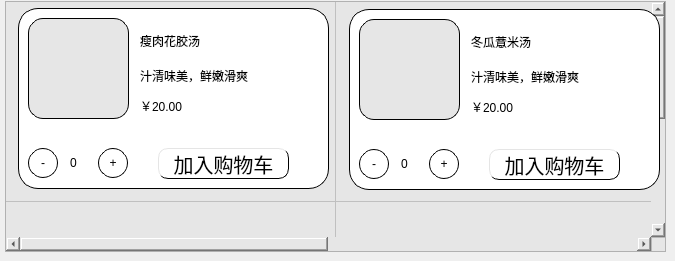
      <widget class="QWidget" name="page_8">
       <widget class="QTableWidget" name="tableWidget_5">
        <property name="geometry">
         <rect>
          <x>5</x>
          <y>1</y>
          <width>661</width>
          <height>251</height>
         </rect>
        </property>
        <property name="styleSheet">
         <string notr="true">background-color: rgb(230, 230, 230);</string>
        </property>
        <property name="showGrid">
         <bool>true</bool>
        </property>
        <attribute name="horizontalHeaderVisible">
         <bool>false</bool>
        </attribute>
        <attribute name="horizontalHeaderDefaultSectionSize">
         <number>330</number>
        </attribute>
        <attribute name="verticalHeaderVisible">
         <bool>false</bool>
        </attribute>
        <attribute name="verticalHeaderDefaultSectionSize">
         <number>200</number>
        </attribute>
        <row>
         <property name="text">
          <string>新建行</string>
         </property>
        </row>
        <row>
         <property name="text">
          <string>新建行</string>
         </property>
        </row>
        <column>
         <property name="text">
          <string>新建列</string>
         </property>
        </column>
        <column>
         <property name="text">
          <string>新建列</string>
         </property>
        </column>
       </widget>
       <widget class="QWidget" name="widget_soup1" native="true">
        <property name="geometry">
         <rect>
          <x>9</x>
          <y>-1</y>
          <width>321</width>
          <height>201</height>
         </rect>
        </property>
        <widget class="QWidget" name="widget_11" native="true">
         <property name="geometry">
          <rect>
           <x>9</x>
           <y>9</y>
           <width>311</width>
           <height>181</height>
          </rect>
         </property>
         <property name="styleSheet">
          <string notr="true">QWidget{
	background-color: rgb(255, 255, 255);
	border-radius:20px;
	border:1px solid black;
}

QWidget:hover{
	border-radius:20px;
	border:1px solid blue;
}
QToolButton{

	border-radius:15px;
}
QPushButton:hover{
	background-color: rgb(0, 170, 255);
}
QToolButton:hover{
	color: rgb(0, 170, 255);
}</string>
         </property>
         <widget class="QToolButton" name="meicai_jian_3">
          <property name="geometry">
           <rect>
            <x>10</x>
            <y>140</y>
            <width>30</width>
            <height>30</height>
           </rect>
          </property>
          <property name="text">
           <string>-</string>
          </property>
         </widget>
         <widget class="QLineEdit" name="meicai_text_3">
          <property name="geometry">
           <rect>
            <x>120</x>
            <y>60</y>
            <width>181</width>
            <height>21</height>
           </rect>
          </property>
          <property name="styleSheet">
           <string notr="true">QLineEdit{
	border:none;
	font:20px &quot;楷体&quot;;
}</string>
          </property>
          <property name="text">
           <string>汁清味美，鲜嫩滑爽</string>
          </property>
          <property name="readOnly">
           <bool>true</bool>
          </property>
         </widget>
         <widget class="QLabel" name="meicai_tu_3">
          <property name="geometry">
           <rect>
            <x>10</x>
            <y>10</y>
            <width>101</width>
            <height>101</height>
           </rect>
          </property>
          <property name="styleSheet">
           <string notr="true">QLabel{
	background-color: ;
	background-color: rgb(230, 230, 230);
	border-radius:15px;
}
</string>
          </property>
          <property name="text">
           <string/>
          </property>
          <property name="pixmap">
           <pixmap resource="images.qrc">:/huanggua.webp</pixmap>
          </property>
          <property name="scaledContents">
           <bool>true</bool>
          </property>
         </widget>
         <widget class="QPushButton" name="meicai_bt_3">
          <property name="geometry">
           <rect>
            <x>140</x>
            <y>140</y>
            <width>131</width>
            <height>31</height>
           </rect>
          </property>
          <property name="styleSheet">
           <string notr="true">QPushButton{
	border-radius:10px;
	font:20px;
	border-left:1px solid rgb(229,229,229);
	border-top:1px solid rgb(229,229,229);
	
}</string>
          </property>
          <property name="text">
           <string>加入购物车</string>
          </property>
         </widget>
         <widget class="QLineEdit" name="meicai_line_3">
          <property name="geometry">
           <rect>
            <x>120</x>
            <y>20</y>
            <width>161</width>
            <height>31</height>
           </rect>
          </property>
          <property name="styleSheet">
           <string notr="true">QLineEdit{
	border:none;
	font:30px &quot;楷体&quot;;
}</string>
          </property>
          <property name="text">
           <string>瘦肉花胶汤</string>
          </property>
          <property name="readOnly">
           <bool>false</bool>
          </property>
         </widget>
         <widget class="QLineEdit" name="meicai_piece_3">
          <property name="geometry">
           <rect>
            <x>120</x>
            <y>90</y>
            <width>113</width>
            <height>21</height>
           </rect>
          </property>
          <property name="styleSheet">
           <string notr="true">QLineEdit{
	border:none;
	font:20px &quot;楷体&quot;;
}</string>
          </property>
          <property name="text">
           <string>￥20.00</string>
          </property>
          <property name="readOnly">
           <bool>true</bool>
          </property>
         </widget>
         <widget class="QToolButton" name="meicai_jia_3">
          <property name="geometry">
           <rect>
            <x>80</x>
            <y>140</y>
            <width>30</width>
            <height>30</height>
           </rect>
          </property>
          <property name="styleSheet">
           <string notr="true"/>
          </property>
          <property name="text">
           <string>+</string>
          </property>
         </widget>
         <widget class="QLineEdit" name="huang_num">
          <property name="geometry">
           <rect>
            <x>50</x>
            <y>140</y>
            <width>21</width>
            <height>30</height>
           </rect>
          </property>
          <property name="styleSheet">
           <string notr="true">QLineEdit {

	border:none;
}</string>
          </property>
          <property name="text">
           <string>0</string>
          </property>
         </widget>
        </widget>
       </widget>
       <widget class="QWidget" name="widget_soup2" native="true">
        <property name="geometry">
         <rect>
          <x>340</x>
          <y>0</y>
          <width>321</width>
          <height>201</height>
         </rect>
        </property>
        <widget class="QWidget" name="widget_13" native="true">
         <property name="geometry">
          <rect>
           <x>9</x>
           <y>9</y>
           <width>311</width>
           <height>181</height>
          </rect>
         </property>
         <property name="styleSheet">
          <string notr="true">QWidget{
	background-color: rgb(255, 255, 255);
	border-radius:20px;
	border:1px solid black;
}

QWidget:hover{
	border-radius:20px;
	border:1px solid blue;
}
QToolButton{

	border-radius:15px;
}
QPushButton:hover{
	background-color: rgb(0, 170, 255);
}
QToolButton:hover{
	color: rgb(0, 170, 255);
}</string>
         </property>
         <widget class="QToolButton" name="meicai_jian_11">
          <property name="geometry">
           <rect>
            <x>10</x>
            <y>140</y>
            <width>30</width>
            <height>30</height>
           </rect>
          </property>
          <property name="text">
           <string>-</string>
          </property>
         </widget>
         <widget class="QLineEdit" name="meicai_text_11">
          <property name="geometry">
           <rect>
            <x>120</x>
            <y>60</y>
            <width>181</width>
            <height>21</height>
           </rect>
          </property>
          <property name="styleSheet">
           <string notr="true">QLineEdit{
	border:none;
	font:20px &quot;楷体&quot;;
}</string>
          </property>
          <property name="text">
           <string>汁清味美，鲜嫩滑爽</string>
          </property>
          <property name="readOnly">
           <bool>true</bool>
          </property>
         </widget>
         <widget class="QLabel" name="meicai_tu_11">
          <property name="geometry">
           <rect>
            <x>10</x>
            <y>10</y>
            <width>101</width>
            <height>101</height>
           </rect>
          </property>
          <property name="styleSheet">
           <string notr="true">QLabel{
	background-color: ;
	background-color: rgb(230, 230, 230);
	border-radius:15px;
}
</string>
          </property>
          <property name="text">
           <string/>
          </property>
          <property name="pixmap">
           <pixmap resource="images.qrc">:/donggua.webp</pixmap>
          </property>
          <property name="scaledContents">
           <bool>true</bool>
          </property>
         </widget>
         <widget class="QPushButton" name="meicai_bt_11">
          <property name="geometry">
           <rect>
            <x>140</x>
            <y>140</y>
            <width>131</width>
            <height>31</height>
           </rect>
          </property>
          <property name="styleSheet">
           <string notr="true">QPushButton{
	border-radius:10px;
	font:20px;
	border-left:1px solid rgb(229,229,229);
	border-top:1px solid rgb(229,229,229);
	
}</string>
          </property>
          <property name="text">
           <string>加入购物车</string>
          </property>
         </widget>
         <widget class="QLineEdit" name="meicai_line_11">
          <property name="geometry">
           <rect>
            <x>120</x>
            <y>20</y>
            <width>161</width>
            <height>31</height>
           </rect>
          </property>
          <property name="styleSheet">
           <string notr="true">QLineEdit{
	border:none;
	font:30px &quot;楷体&quot;;
}</string>
          </property>
          <property name="text">
           <string>冬瓜薏米汤</string>
          </property>
          <property name="readOnly">
           <bool>false</bool>
          </property>
         </widget>
         <widget class="QLineEdit" name="meicai_piece_11">
          <property name="geometry">
           <rect>
            <x>120</x>
            <y>90</y>
            <width>113</width>
            <height>21</height>
           </rect>
          </property>
          <property name="styleSheet">
           <string notr="true">QLineEdit{
	border:none;
	font:20px &quot;楷体&quot;;
}</string>
          </property>
          <property name="text">
           <string>￥20.00</string>
          </property>
          <property name="readOnly">
           <bool>true</bool>
          </property>
         </widget>
         <widget class="QToolButton" name="meicai_jia_11">
          <property name="geometry">
           <rect>
            <x>80</x>
            <y>140</y>
            <width>30</width>
            <height>30</height>
           </rect>
          </property>
          <property name="styleSheet">
           <string notr="true"/>
          </property>
          <property name="text">
           <string>+</string>
          </property>
         </widget>
         <widget class="QLineEdit" name="dong_num">
          <property name="geometry">
           <rect>
            <x>50</x>
            <y>140</y>
            <width>21</width>
            <height>30</height>
           </rect>
          </property>
          <property name="styleSheet">
           <string notr="true">QLineEdit {

	border:none;
}</string>
          </property>
          <property name="text">
           <string>0</string>
          </property>
         </widget>
        </widget>
       </widget>
      </widget>
